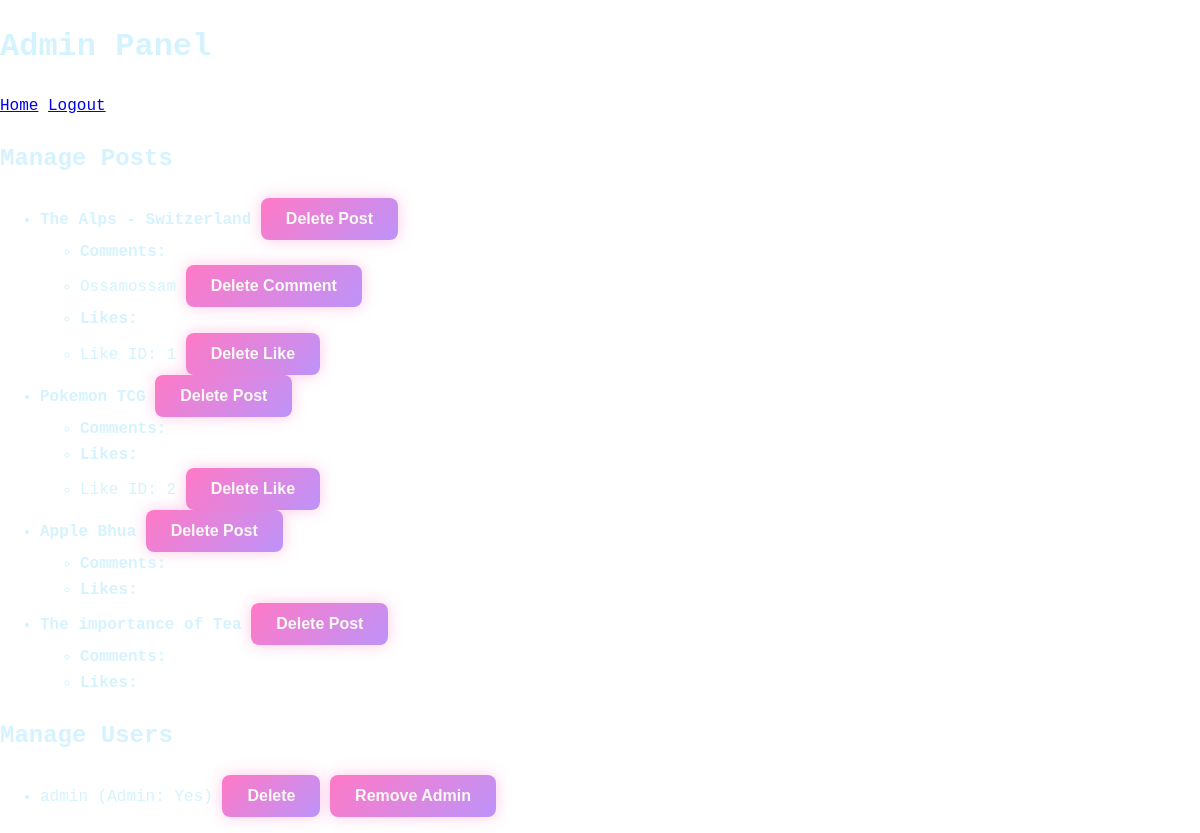
/project/admin_panel.php (signed in), run on the app's committed database.
### tables this page shows
CREATE TABLE Post (
    id INT AUTO_INCREMENT PRIMARY KEY,
    title VARCHAR(150) NOT NULL,
    content TEXT NOT NULL,
    user_id INT NOT NULL,  
    category_id INT,       
    likes INT DEFAULT 0,  
    created_at TIMESTAMP DEFAULT CURRENT_TIMESTAMP,
    updated_at TIMESTAMP DEFAULT CURRENT_TIMESTAMP ON UPDATE CURRENT_TIMESTAMP,
    
    FOREIGN KEY (user_id) REFERENCES User(id) ON DELETE CASCADE,
    FOREIGN KEY (category_id) REFERENCES Category(id) ON DELETE SET NULL
);

CREATE TABLE Comment (
    id INT AUTO_INCREMENT PRIMARY KEY,
    content TEXT NOT NULL,
    user_id INT NOT NULL,   
    post_id INT NOT NULL,   
    created_at TIMESTAMP DEFAULT CURRENT_TIMESTAMP,

    FOREIGN KEY (user_id) REFERENCES User(id) ON DELETE CASCADE,
    FOREIGN KEY (post_id) REFERENCES Post(id) ON DELETE CASCADE
);

CREATE TABLE Likes (
    id INT AUTO_INCREMENT PRIMARY KEY,
    user_id INT NOT NULL,  
    post_id INT NOT NULL,  
    UNIQUE(user_id, post_id),  

    FOREIGN KEY (user_id) REFERENCES User(id) ON DELETE CASCADE,
    FOREIGN KEY (post_id) REFERENCES Post(id) ON DELETE CASCADE
);

CREATE TABLE User (
    id INT AUTO_INCREMENT PRIMARY KEY,
    username VARCHAR(50) NOT NULL UNIQUE,
    email VARCHAR(100) NOT NULL UNIQUE,
    password VARCHAR(255) NOT NULL,
    is_admin BOOLEAN DEFAULT FALSE,  
    created_at TIMESTAMP DEFAULT CURRENT_TIMESTAMP
);

### project/admin_panel.php (the view, shortened to what this page needs)
<?php
$servername = "localhost";
$username = "root";
$password = "";
$dbname = "blog";
$conn = new mysqli($servername, $username, $password, $dbname);
$posts = $conn->query("SELECT id, title FROM Post");
$users = $conn->query("SELECT id, username, is_admin FROM User");
?>
<!DOCTYPE html>
<html lang="en">
<head>
    <link rel="stylesheet" href="styles.css">
</head>
<body>
    <header>
        <h1>Admin Panel</h1>
        <nav>
            <a href="homepage.php">Home</a>
            <a href="logout.php">Logout</a>
        </nav>
    </header>
    <main>
        <section class="admin-panel">
            <h2>Manage Posts</h2>
            <ul>
                <?php while ($post = $posts->fetch_assoc()): ?>
                    <li>
                        <strong><?php echo htmlspecialchars($post['title']); ?></strong>
                        <form method="post" style="display:inline;">
                            <button type="submit" name="delete_post">Delete Post</button>
                        </form>
                        <ul>
                            <li><strong>Comments:</strong></li>
                            <?php
                            $comments = $conn->query("SELECT id, content FROM Comment WHERE post_id = " . $post['id']);
                            while ($comment = $comments->fetch_assoc()): ?>
                                <li>
                                    <?php echo htmlspecialchars($comment['content']); ?>
                                    <form method="post" style="display:inline;">
                                        <button type="submit" name="delete_comment">Delete Comment</button>
                                    </form>
                                </li>
                            <?php endwhile; ?>
                            <li><strong>Likes:</strong></li>
                            <?php
                            $likes = $conn->query("SELECT id FROM Likes WHERE post_id = " . $post['id']);
                            while ($like = $likes->fetch_assoc()): ?>
                                <li>
                                    Like ID: <?php echo $like['id']; ?>
                                    <form method="post" style="display:inline;">
                                        <button type="submit" name="delete_like">Delete Like</button>
                                    </form>
                                </li>
                            <?php endwhile; ?>
                        </ul>
                    </li>
                <?php endwhile; ?>
            </ul>
            <h2>Manage Users</h2>
            <ul>
                <?php while ($user = $users->fetch_assoc()): ?>
                    <li>
                        <?php echo htmlspecialchars($user['username']); ?> (Admin: <?php echo $user['is_admin'] ? 'Yes' : 'No'; ?>)
                        <form method="post" style="display:inline;">
                            <button type="submit" name="delete_user">Delete</button>
                            <?php if ($user['is_admin']): ?>
                                <button type="submit" name="remove_admin">Remove Admin</button>
                            <?php else: ?>
                                <button type="submit" name="make_admin">Make Admin</button>
                            <?php endif; ?>
                        </form>
                    </li>
                <?php endwhile; ?>
            </ul>
        </section>
    </main>
</body>
</html>

### project/styles.css (style rules this page uses)
body { font-family: 'Roboto Mono', monospace; line-height: 1.6; margin: 0; padding: 0; background: url('https://64.media.tumblr.com/d61a959cf42cfbe0869dc4a2c4a58d8f/44622a990e852c6a-65/s1280x1920/831512ad499538fde8f68de4d536a36d1a7e646c.jpg') no-repeat center center fixed; background-size: cover; color: #d5f3fe; }
button[type="submit"] { background: linear-gradient(135deg, #ff79c6, #bd93f9); color: #f8f8f2; padding: 12px 25px; border: none; border-radius: 8px; font-size: 16px; font-weight: bold; cursor: pointer; transition: all 0.3s ease; box-shadow: 0px 0px 15px rgba(255, 121, 198, 0.4); }

### data on the page
post: title "The Alps - Switzerland"
comment: content "Ossamossam"
likes: id "1"
post: title "Pokemon TCG"
likes: id "2"
post: title "Apple Bhua"
post: title "The importance of Tea"
user: username "admin", is_admin "Yes"
